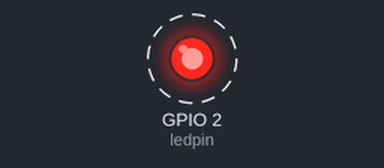
Bench run of a program on a simulated ESP32. Parts: output pins drawn as LEDs (lit = HIGH). Dashed ring = blinking. WiFi joins after 1.5 s; servers stay silent unless stated; what the program prints to the serial monitor is not drawn.

Above: at 2.0 s.
Timing chart, 0 to 6.1 s (numbered marks = the images above):
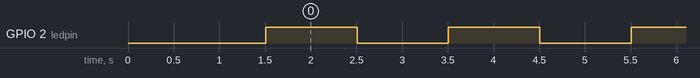

The program:

main.cpp
```cpp
#include <Arduino.h>

#include <WiFi.h>        // Library to connect ESP32 to Wi-Fi
#include <ArduinoOTA.h> // Library to enable OTA (Over-The-Air updates)

// Wi-Fi credentials
const char* ssid ="MAC";
const char* password ="MacAP456";

// LED pin (built-in LED usually GPIO 2)
const int ledpin = 2;

void setup() {

  Serial.begin(115200); // Start serial communication
  Serial.println("\n\nOTA Version 1"); // FIX: missing semicolon added

  pinMode(ledpin, OUTPUT); // Set LED pin as output

  WiFi.mode(WIFI_STA); // Set ESP32 as Wi-Fi Station (client mode)

  WiFi.begin(ssid, password); // Start Wi-Fi connection
  Serial.print("Connecting to Wi-Fi");

  // Wait until Wi-Fi connects
  while (WiFi.waitForConnectResult() != WL_CONNECTED) { // FIX: WL_CONNECTED (uppercase)
    Serial.println("Connection Failed! Restarting...");
    delay(5000); // Wait 5 seconds
    ESP.restart(); // Restart ESP32 if connection fails
  }

  Serial.println("\nWi-Fi Connected");
  Serial.print("IP address: ");
  Serial.println(WiFi.localIP()); // Print ESP32 IP address

  // Set OTA device name
  ArduinoOTA.setHostname("Esp32-OTA-Lab");

  // OTA Start event
  ArduinoOTA.onStart([]() {
    String type = (ArduinoOTA.getCommand() == U_FLASH) ? "Sketch" : "FileSystem";
    Serial.println("\nStart Updating " + type);
  });

  // OTA Progress event
  ArduinoOTA.onProgress([](unsigned int progress, unsigned int total) {
    Serial.printf("Progress: %u%%\r", (progress * 100) / total); // FIX: quotes added
  });

  // OTA End event
  ArduinoOTA.onEnd([]() {
    Serial.println("\nUpdate Success! Rebooting");
  });

  // OTA Error handling
  ArduinoOTA.onError([](ota_error_t error) {
    Serial.printf("Error[%u]", error);

    if (error == OTA_AUTH_ERROR) Serial.println("Auth Failed");
    else if (error == OTA_BEGIN_ERROR) Serial.println("Begin Failed");
    else if (error == OTA_CONNECT_ERROR) Serial.println("Connect Failed");
    else if (error == OTA_RECEIVE_ERROR) Serial.println("Receive Failed");
    else if (error == OTA_END_ERROR) Serial.println("End Failed");
  });

  ArduinoOTA.begin(); // Start OTA service

  Serial.println("====\nOTA Ready! You can now upload new version");
}

void loop() {
  ArduinoOTA.handle(); // Handle OTA requests continuously

  // Blink LED ON
  digitalWrite(ledpin, HIGH);
  delay(1000);

  // Blink LED OFF
  digitalWrite(ledpin, LOW);
  delay(1000);
}
```

Measured:
- by itself, GPIO 2 (ledpin): alternates HIGH for 1.0 s and LOW for 1.0 s
